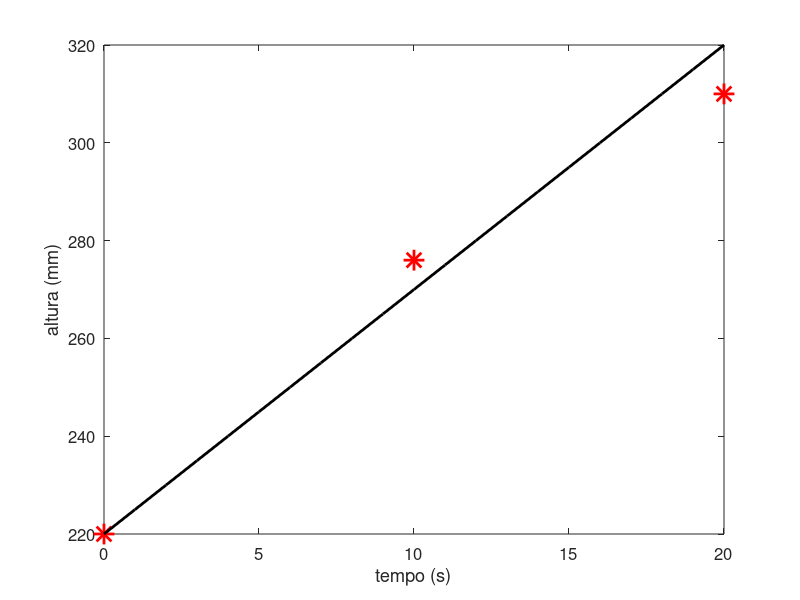
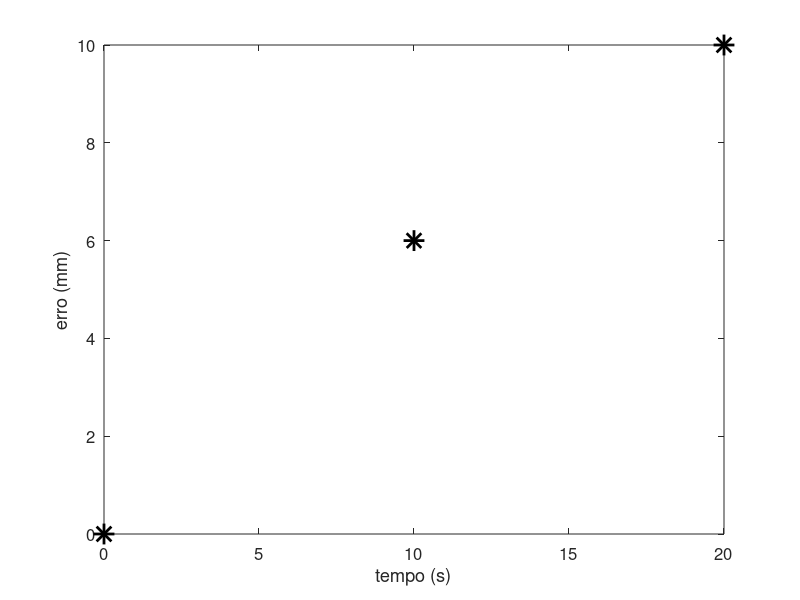
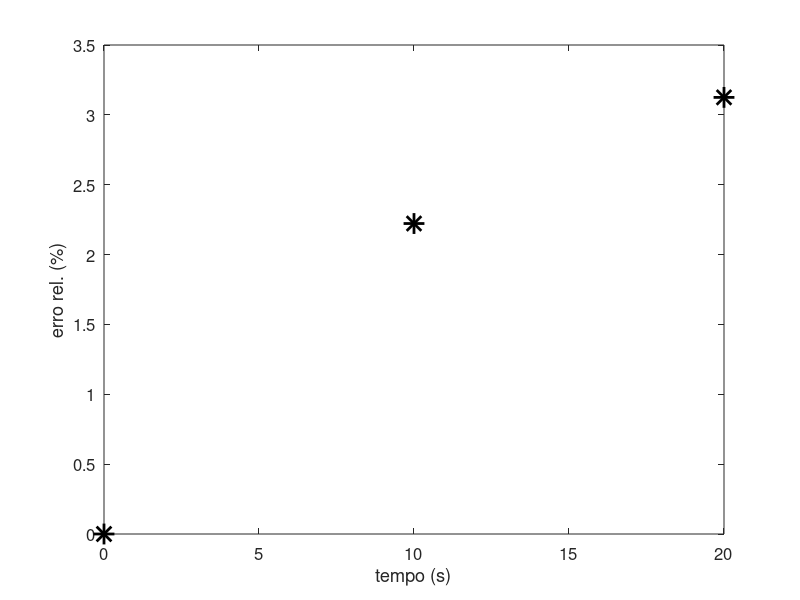

These figures' MATLAB source, in order:
% 1) O crescimento de uma planta foi medido ao longo do tempo, chegando a seguinte tabela:
% dia, altura(mm)
% 0 | 220
% 10 | 276
% 20 | 310
% foi elaborado um modelo matemático que coloca o crescimento na forma: a=t*5+220. Faça um gráfico do erro 
%absoluto de cada dia e do erro relativo de cada dia. 
%Diga qual dos dois erros é mais útil para analisar a precisão do modelo, justifique




clear all
close all
dados=[0 220;10 276;20 310];
t=[0:1:20];
a=t*5+220;
figure(1);
plot(dados(:,1),dados(:,2),"*r","markersize",15,"linewidth",2);
hold on
plot(t,a,"k","linewidth",2);
hx=xlabel("tempo (s)");
set (hx, "fontsize", 12)
hy=ylabel("altura (mm)");
set (hy, "fontsize", 12)
set(gca, "fontsize", 12);


t=squeeze(dados(:,1));
a=t*5+220;
erro_abs=abs(a-dados(:,2));


figure(2);
plot(t,erro_abs,"*k","markersize",15,"linewidth",2);
hx=xlabel("tempo (s)");
set (hx, "fontsize", 12)
hy=ylabel("erro (mm)");
set (hy, "fontsize", 12)
set(gca, "fontsize", 12);

erro_rel=abs(a-dados(:,2))./a;

figure(3);
plot(t,erro_rel*100,"*k","markersize",15,"linewidth",2);
hx=xlabel("tempo (s)");
set (hx, "fontsize", 12)
hy=ylabel("erro rel. (%)");
set (hy, "fontsize", 12)
set(gca, "fontsize", 12);


